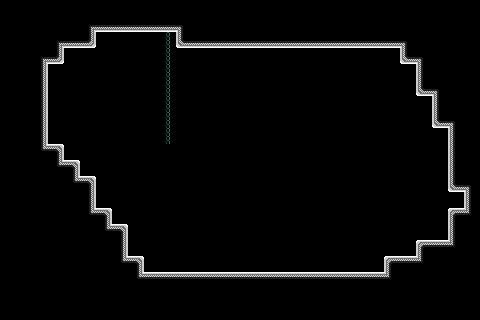

This game map was drawn from its Tiled (.tmx) file and the tilesets committed beside it. A one-line description and the full map source follow:
An orthogonal 30x20 tile map with 16x16 px tiles, 3 tile layers (bkg_far, ground, grpimd), 1 hidden layer not drawn, 2 tilesets.

<map version="1.10" tiledversion="1.11.0" orientation="orthogonal" renderorder="right-down" width="30" height="20" tilewidth="16" tileheight="16" infinite="0" nextlayerid="5" nextobjectid="1">
 <properties>
  <property name="unity:layer" value="Ground" />
  <property name="unity:sortinglayer" value="Ground" />
 </properties>
 <tileset firstgid="1" source="../../memory_block.tsx" />
 <tileset firstgid="16" source="../../PlaceholderSprites.tsx" />
 <layer id="4" name="bkg_far" width="30" height="20">
  <properties>
   <property name="unity:sortinglayer" value="Bkg_far" />
  </properties>
  <data encoding="csv">
0,0,0,0,0,0,0,0,0,0,0,0,0,0,0,0,0,0,0,0,0,0,0,0,0,0,0,0,0,0,
0,0,0,0,0,0,0,0,0,0,0,0,0,0,0,0,0,0,0,0,0,0,0,0,0,0,0,0,0,0,
0,0,0,0,0,0,0,0,0,0,0,0,0,0,0,0,0,0,0,0,0,0,0,0,0,0,0,0,0,0,
0,0,0,0,0,0,0,0,0,0,0,0,0,0,0,0,0,0,0,0,0,0,0,0,0,0,0,0,0,0,
0,0,0,0,0,0,0,0,0,0,0,0,0,0,0,0,0,0,0,0,0,0,0,0,0,0,0,0,0,0,
0,0,0,0,0,0,0,0,0,0,0,0,0,0,0,0,0,0,0,0,0,0,0,0,0,0,0,0,0,0,
0,0,0,0,0,0,0,0,0,0,0,0,0,0,0,0,0,0,0,0,0,0,0,0,0,0,0,0,0,0,
0,0,0,0,0,0,0,0,0,0,0,0,0,0,0,0,0,0,0,0,0,0,0,0,0,0,0,0,0,0,
0,0,0,0,0,0,0,0,0,0,0,0,0,0,0,0,0,0,0,0,0,0,0,0,0,0,0,0,0,0,
0,0,0,0,0,0,0,0,0,0,0,0,0,0,0,0,0,0,0,0,0,0,0,0,0,0,0,0,0,0,
0,0,0,0,0,0,0,0,0,0,0,0,0,0,0,0,0,0,0,0,0,0,0,0,0,0,0,0,0,0,
0,0,0,0,0,0,0,0,0,0,0,0,0,0,0,0,0,0,0,0,0,0,0,0,0,0,0,0,0,0,
0,0,0,0,0,0,0,0,0,0,0,0,0,0,0,0,0,0,0,0,0,0,0,0,0,0,0,0,0,0,
0,0,0,0,0,0,0,0,0,0,0,0,0,0,0,0,0,0,0,0,0,0,0,0,0,0,0,0,0,0,
0,0,0,0,0,0,0,0,0,0,0,0,0,0,0,0,0,0,0,0,0,0,0,0,0,0,0,0,0,0,
0,0,0,0,0,0,0,0,0,0,0,0,0,0,0,0,0,0,0,0,0,0,0,0,0,0,0,0,0,0,
0,0,0,0,0,0,0,0,0,0,0,0,0,0,0,0,0,0,0,0,0,0,0,0,0,0,0,0,0,0,
0,0,0,0,0,0,0,0,0,0,0,0,0,0,0,0,0,0,0,0,0,0,0,0,0,0,0,0,0,0,
0,0,0,0,0,0,0,0,0,0,0,0,0,0,0,0,0,0,0,0,0,0,0,0,0,0,0,0,0,0,
0,0,0,0,0,0,0,0,0,0,0,0,0,0,0,0,0,0,0,0,0,0,0,0,0,0,0,0,0,0
</data>
 </layer>
 <layer id="1" name="bkg_close" width="30" height="20" visible="0">
  <properties>
   <property name="unity:sortinglayer" value="Bkg" />
  </properties>
  <data encoding="csv">
0,0,0,0,0,0,0,0,0,0,0,0,0,0,0,0,0,0,0,0,0,0,0,0,0,0,0,0,0,0,
0,0,0,0,0,0,0,0,0,0,0,0,0,0,0,0,0,0,0,0,0,0,0,0,0,0,0,0,0,0,
0,0,0,0,0,0,0,0,0,0,0,0,0,0,0,0,0,0,0,0,0,0,0,0,0,0,0,0,0,0,
0,0,0,0,0,0,0,0,0,0,0,0,0,0,0,0,0,0,0,0,0,0,0,0,0,0,0,0,0,0,
0,0,0,0,0,0,0,0,0,0,0,0,0,0,0,0,0,0,0,0,0,0,0,0,0,0,0,0,0,0,
0,0,0,0,0,0,0,0,0,0,0,0,0,0,0,0,0,0,0,0,0,0,0,0,0,0,0,0,0,0,
0,0,0,0,0,0,0,0,0,0,0,0,0,0,0,0,0,0,0,0,0,0,0,0,0,0,0,0,0,0,
0,0,0,0,0,0,0,0,0,0,0,0,0,0,0,0,0,0,0,0,0,0,0,0,0,0,0,0,0,0,
0,0,0,0,0,0,0,0,0,0,0,0,0,0,0,0,0,0,0,0,0,0,0,0,0,0,0,0,0,0,
0,0,0,0,0,0,0,0,0,0,0,0,0,0,0,0,0,0,0,0,0,0,0,0,0,0,0,0,0,0,
0,0,0,0,0,0,0,0,0,0,0,0,0,0,0,0,0,0,0,0,0,0,0,0,0,0,0,0,0,0,
0,0,0,0,0,0,0,0,0,0,0,0,0,0,0,0,0,0,0,0,0,0,0,0,0,0,0,0,0,0,
0,0,0,0,0,0,0,0,0,0,0,0,0,0,0,0,0,0,0,0,0,0,0,0,0,0,0,0,0,0,
0,0,0,0,0,0,0,0,0,0,0,0,0,0,0,0,0,0,0,0,0,0,0,0,0,0,0,0,0,0,
0,0,0,0,0,0,0,0,0,0,0,0,0,0,0,0,0,0,0,0,0,0,0,0,0,0,0,0,0,0,
0,0,0,0,0,0,0,0,0,0,0,0,0,0,0,0,0,0,0,0,0,0,0,0,0,0,0,0,0,0,
0,0,0,0,0,0,0,0,0,2147483678,29,29,29,29,29,30,0,0,0,0,0,0,0,0,0,0,0,0,0,0,
0,0,0,0,0,0,0,0,0,0,0,0,0,0,0,0,0,0,0,0,0,0,0,0,0,0,0,0,0,0,
0,0,0,0,0,0,0,0,0,0,0,0,0,0,0,0,0,0,0,0,0,0,0,0,0,0,0,0,0,0,
0,0,0,0,0,0,0,0,0,0,0,0,0,0,0,0,0,0,0,0,0,0,0,0,0,0,0,0,0,0
</data>
 </layer>
 <layer id="2" name="ground" width="30" height="20">
  <properties>
   <property name="unity:layer" value="Ground" />
   <property name="unity:sortinglayer" value="Ground" />
  </properties>
  <data encoding="csv">
7,7,7,7,7,7,7,7,7,7,7,7,7,7,7,7,7,7,7,7,7,7,7,7,7,7,7,7,7,7,
7,7,7,7,7,10,12,12,12,12,12,9,7,7,7,7,7,7,7,7,7,7,7,7,7,7,7,7,7,7,
7,7,7,10,12,13,0,0,0,0,106,11,12,12,12,12,12,12,12,12,12,12,12,12,12,9,7,7,7,7,
7,7,10,13,0,0,0,0,0,0,106,0,0,0,0,0,0,0,0,0,0,0,0,0,0,11,9,7,7,7,
7,7,8,0,0,0,0,0,0,0,106,0,0,0,0,0,0,0,0,0,0,0,0,0,0,0,6,7,7,7,
7,7,8,0,0,0,0,0,0,0,106,0,0,0,0,0,0,0,0,0,0,0,0,0,0,0,11,9,7,7,
7,7,8,0,0,0,0,0,0,0,106,0,0,0,0,0,0,0,0,0,0,0,0,0,0,0,0,6,7,7,
7,7,8,0,0,0,0,0,0,0,106,0,0,0,0,0,0,0,0,0,0,0,0,0,0,0,0,11,9,7,
7,7,8,0,0,0,0,0,0,0,106,0,0,0,0,0,0,0,0,0,0,0,0,0,0,0,0,0,6,7,
7,7,5,3,0,0,0,0,0,0,0,0,0,0,0,0,0,0,0,0,0,0,0,0,0,0,0,0,6,7,
7,7,7,5,3,0,0,0,0,0,0,0,0,0,0,0,0,0,0,0,0,0,0,0,0,0,0,0,6,7,
7,7,7,7,5,3,0,0,0,0,0,0,0,0,0,0,0,0,0,0,0,0,0,0,0,0,0,0,11,9,
7,7,7,7,7,8,0,0,0,0,0,0,0,0,0,0,0,0,0,0,0,0,0,0,0,0,0,0,0,6,
7,7,7,7,7,5,3,0,0,0,0,0,0,0,0,0,0,0,0,0,0,0,0,0,0,0,0,0,1,4,
7,7,7,7,7,7,5,3,0,0,0,0,0,0,0,0,0,0,0,0,0,0,0,0,0,0,0,0,6,7,
7,7,7,7,7,7,7,8,0,0,0,0,0,0,0,0,0,0,0,0,0,0,0,0,0,0,1,2,4,7,
7,7,7,7,7,7,7,5,3,0,0,0,0,0,0,0,0,0,0,0,0,0,0,0,1,2,4,7,7,7,
7,7,7,7,7,7,7,7,5,2,2,2,2,2,2,2,2,2,2,2,2,2,2,2,4,7,7,7,7,7,
7,7,7,7,7,7,7,7,7,7,7,7,7,7,7,7,7,7,7,7,7,7,7,7,7,7,7,7,7,7,
7,7,7,7,7,7,7,7,7,7,7,7,7,7,7,7,7,7,7,7,7,7,7,7,7,7,7,7,7,7
</data>
 </layer>
 <layer id="3" name="grpimd" width="30" height="20">
  <properties>
   <property name="unity:layer" value="Ground" />
   <property name="unity:sortinglayer" value="Foreground" />
  </properties>
  <data encoding="csv">
0,0,0,0,0,0,0,0,0,0,0,0,0,0,0,0,0,0,0,0,0,0,0,0,0,0,0,0,0,0,
0,0,0,0,0,0,0,0,0,0,0,0,0,0,0,0,0,0,0,0,0,0,0,0,0,0,0,0,0,0,
0,0,0,0,0,0,0,0,0,0,0,0,0,0,0,0,0,0,0,0,0,0,0,0,0,0,0,0,0,0,
0,0,0,0,0,0,0,0,0,0,0,0,0,0,0,0,0,0,0,0,0,0,0,0,0,0,0,0,0,0,
0,0,0,0,0,0,0,0,0,0,0,0,0,0,0,0,0,0,0,0,0,0,0,0,0,0,0,0,0,0,
0,0,0,0,0,0,0,0,0,0,0,0,0,0,0,0,0,0,0,0,0,0,0,0,0,0,0,0,0,0,
0,0,0,0,0,0,0,0,0,0,0,0,0,0,0,0,0,0,0,0,0,0,0,0,0,0,0,0,0,0,
0,0,0,0,0,0,0,0,0,0,0,0,0,0,0,0,0,0,0,0,0,0,0,0,0,0,0,0,0,0,
0,0,0,0,0,0,0,0,0,0,0,0,0,0,0,0,0,0,0,0,0,0,0,0,0,0,0,0,0,0,
0,0,0,0,0,0,0,0,0,0,0,0,0,0,0,0,0,0,0,0,0,0,0,0,0,0,0,0,0,0,
0,0,0,0,0,0,0,0,0,0,0,0,0,0,0,0,0,0,0,0,0,0,0,0,0,0,0,0,0,0,
0,0,0,0,0,0,0,0,0,0,0,0,0,0,0,0,0,0,0,0,0,0,0,0,0,0,0,0,0,0,
0,0,0,0,0,0,0,0,0,0,0,0,0,0,0,0,0,0,0,0,0,0,0,0,0,0,0,0,0,0,
0,0,0,0,0,0,0,0,0,0,0,0,0,0,0,0,0,0,0,0,0,0,0,0,0,0,0,0,0,0,
0,0,0,0,0,0,0,0,0,0,0,0,0,0,0,0,0,0,0,0,0,0,0,0,0,0,0,0,0,0,
0,0,0,0,0,0,0,0,0,0,0,0,0,0,0,0,0,0,0,0,0,0,0,0,0,0,0,0,0,0,
0,0,0,0,0,0,0,0,0,0,0,0,0,0,0,0,0,0,0,0,0,0,0,0,0,0,0,0,0,0,
0,0,0,0,0,0,0,0,0,0,0,0,0,0,0,0,0,0,0,0,0,0,0,0,0,0,0,0,0,0,
0,0,0,0,0,0,0,0,0,0,0,0,0,0,0,0,0,0,0,0,0,0,0,0,0,0,0,0,0,0,
0,0,0,0,0,0,0,0,0,0,0,0,0,0,0,0,0,0,0,0,0,0,0,0,0,0,0,0,0,0
</data>
 </layer>
</map>
